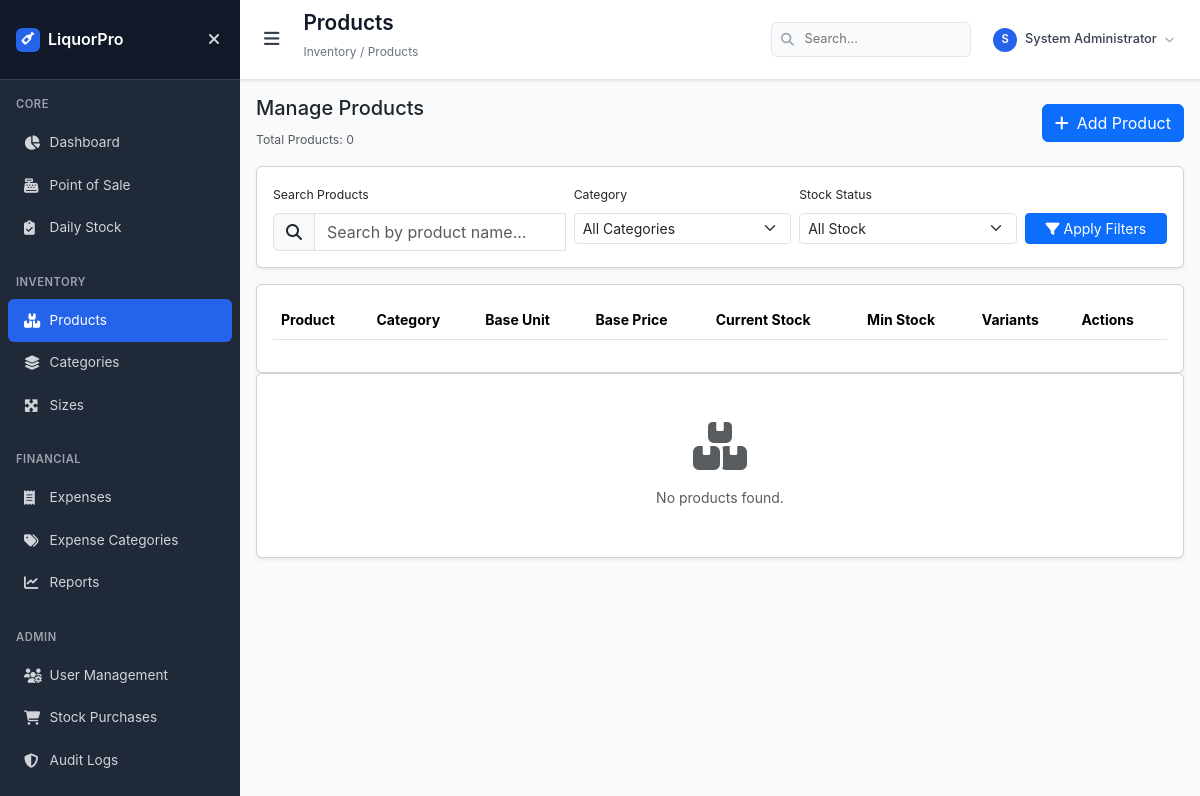
Page /products?category_id=3 (signed in) on the earlier database version.
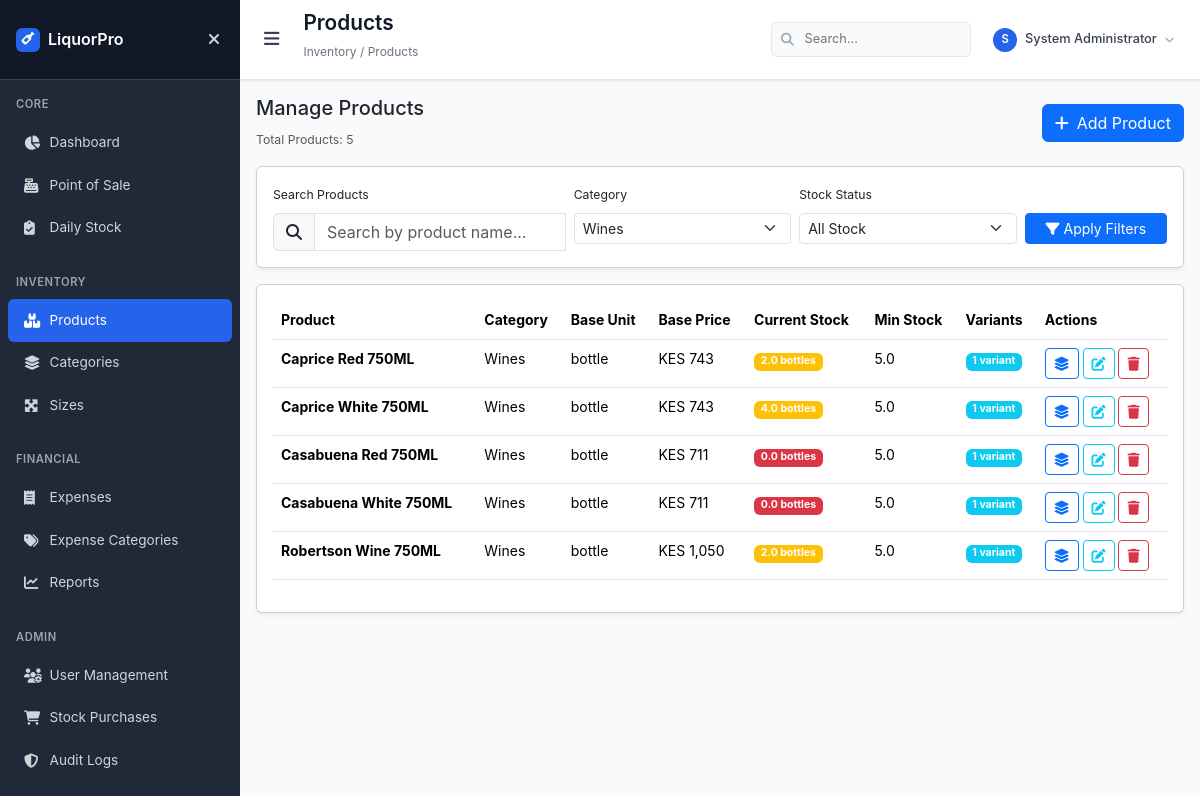
Same page on the later database version.
### models.py (models this page shows, shortened)
class Product(db.Model):
    id = db.Column(db.Integer, primary_key=True)
    name = db.Column(db.String(100), nullable=False, unique=True, index=True)
    category_id = db.Column(db.Integer, db.ForeignKey('category.id'), nullable=False, index=True)
    base_unit = db.Column(db.String(20), nullable=False, default='bottle')  # What you actually stock
    base_buying_price = db.Column(db.Float, nullable=False)  # Cost per base unit
    current_stock = db.Column(db.Float, nullable=False, default=0, index=True)  # Stock in base units
    min_stock_level = db.Column(db.Float, nullable=False, default=5)  # Minimum base units
    last_stock_update = db.Column(db.DateTime, default=datetime.utcnow)
    created_at = db.Column(db.DateTime, default=datetime.utcnow)
    created_by = db.Column(db.Integer, db.ForeignKey('user.id'), nullable=True)
    category = db.relationship('Category', backref=db.backref('products', lazy=True))
    creator = db.relationship('User', backref=db.backref('created_products', lazy=True))
    def get_active_variants(self):
        return ProductVariant.query.filter_by(
            product_id=self.id,
            is_active=True
        ).join(Size).filter(Size.is_active == True).order_by(Size.sort_order).all()

class Category(db.Model):
    id = db.Column(db.Integer, primary_key=True)
    name = db.Column(db.String(50), unique=True, nullable=False, index=True)
    description = db.Column(db.String(200), nullable=True)
    is_active = db.Column(db.Boolean, default=True, index=True)
    created_at = db.Column(db.DateTime, default=datetime.utcnow)
    created_by = db.Column(db.Integer, db.ForeignKey('user.id'), nullable=True)
    creator = db.relationship('User', backref=db.backref('created_categories', lazy=True))

### app.py (the view)
@app.route('/products')
@login_required
def products():
    category_id = request.args.get('category_id', 'all')
    stock_status = request.args.get('stock_status', 'all')
    query = db.session.query(Product, Category).select_from(Product) \
        .join(Category, Product.category_id == Category.id)
    if category_id != 'all':
        query = query.filter(Product.category_id == int(category_id))
    if stock_status == 'low_stock':
        query = query.filter(Product.current_stock <= Product.min_stock_level, Product.current_stock > 0)
    elif stock_status == 'out_of_stock':
        query = query.filter(Product.current_stock <= 0)
    elif stock_status == 'good_stock':
        query = query.filter(Product.current_stock > Product.min_stock_level)
    products_data = query.order_by(Category.name, Product.name).all()
    products_with_variants = []
    for product, category in products_data:
        variants = product.get_active_variants()
        products_with_variants.append((product, category, variants))
    categories = Category.query.filter_by(is_active=True).order_by(Category.name).all()
    return render_template('products/products.html',
                           products_data=products_with_variants,
                           categories=categories,
                           selected_category_id=category_id,
                           selected_stock_status=stock_status)

### app.py (called while the page is built)
def get_current_user():
    if 'user_id' in session:
        return db.session.get(User, session['user_id'])
    return None

def login_required(f):
    @wraps(f)
    def decorated_function(*args, **kwargs):
        if 'user_id' not in session:
            flash('Please log in to access this page.', 'warning')
            return redirect(url_for('login'))
        return f(*args, **kwargs)
    return decorated_function

@app.template_global()
def format_currency(amount):
    if amount is None:
        return "KES 0"
    try:
        return "KES {:,.0f}".format(float(amount))
    except (ValueError, TypeError):
        return "KES 0"

@app.template_global()
def get_stock_status(stock_level, min_level=5):
    try:
        stock_level = float(stock_level or 0)
        min_level = float(min_level or 5)
        if stock_level <= 0:
            return "out_of_stock"
        elif stock_level <= min_level:
            return "low_stock"
        elif stock_level <= min_level * 2:
            return "medium_stock"
        else:
            return "good_stock"
    except (ValueError, TypeError):
        return "unknown"

### templates/products/products.html (shortened to what the changed rows need)
{% extends "base.html" %}
{% block page_title %}Products{% endblock %}
{% block content %}
<div class="row mb-3">
    <div class="col-12">
        <div class="d-flex justify-content-between align-items-center flex-wrap gap-2">
            <div>
                <small class="text-muted">Total Products: <span id="total-products">{{ products_data|length }}</span></small>
            </div>
        </div>
    </div>
</div>
<div class="card shadow-sm mb-3">
    <div class="card-body">
        <form method="GET" action="{{ url_for('products') }}" id="filterForm">
            <div class="row g-2">
                <div class="col-md-3">
                    <label class="form-label small">Category</label>
                    <select name="category_id" class="form-select form-select-sm" id="categoryFilter">
                        <option value="all">All Categories</option>
                        {% for category in categories %}
                        <option value="{{ category.id }}" {% if selected_category_id == category.id|string %}selected{% endif %}>
                            {{ category.name }}
                        </option>
                        {% endfor %}
                    </select>
                </div>
            </div>
        </form>
    </div>
</div>
<div class="card shadow-sm">
    <div class="card-body">
        <div class="table-responsive">
            <table class="table table-hover" id="productsTable">
                <thead>
                    <tr>
                        <th>Product</th>
                        <th>Category</th>
                        <th>Base Unit</th>
                        <th>Base Price</th>
                        <th>Current Stock</th>
                        <th>Min Stock</th>
                        <th>Variants</th>
                        <th>Actions</th>
                    </tr>
                </thead>
                <tbody id="productsTableBody">
                    {% for product, category, variants in products_data %}
                    <tr class="product-row"
                        data-product-name="{{ product.name|lower }}"
                        data-category-name="{{ category.name|lower }}">
                        <td><strong>{{ product.name }}</strong></td>
                        <td>{{ category.name }}</td>
                        <td>{{ product.base_unit }}</td>
                        <td>{{ format_currency(product.base_buying_price) }}</td>
                        <td>
                            <span class="badge bg-{{ get_stock_status_color(product.current_stock, product.min_stock_level) }}">
                                {{ product.current_stock }} {{ product.base_unit }}s
                            </span>
                        </td>
                        <td>{{ product.min_stock_level }}</td>
                        <td>
                            <span class="badge bg-info">{{ variants|length }} variant{{ 's' if variants|length != 1 else '' }}</span>
                        </td>
                        <td>
                            <a href="{{ url_for('product_variants', product_id=product.id) }}"
                               class="btn btn-sm btn-outline-primary"
                               title="Manage Variants">
                                <i class="fas fa-layer-group"></i>
                            </a>
                            {% if current_user.role in ['admin', 'manager'] %}
                            <a href="{{ url_for('edit_product', product_id=product.id) }}"
                               class="btn btn-sm btn-outline-info"
                               title="Edit Product">
                                <i class="fas fa-edit"></i>
                            </a>
                            <form method="POST"
                                  action="{{ url_for('delete_product', product_id=product.id) }}"
                                  style="display: inline;">
                                <button type="submit"
                                        class="btn btn-sm btn-outline-danger"
                                        title="Delete Product"
                                        onclick="return confirm('Delete this product? This will also delete all its variants and cannot be undone!')">
                                    <i class="fas fa-trash"></i>
                                </button>
                            </form>
                            {% endif %}
                        </td>
                    </tr>
                    {% endfor %}
                </tbody>
            </table>
        </div>
    </div>
</div>
{% if not products_data %}
<div class="card shadow-sm">
    <div class="card-body text-center py-5">
        <i class="fas fa-boxes text-muted" style="font-size: 48px;"></i>
        <p class="text-muted mt-3 mb-0">No products found.</p>
    </div>
</div>
{% endif %}
{% endblock %}

Differences in the rows shown:
added Product: name "Caprice Red 750ML", name "Wines", base_unit "bottle", base_buying_price "KES 743", current_stock "2.0", min_stock_level "5.0", variants "1"
added Product: name "Caprice White 750ML", name "Wines", base_unit "bottle", base_buying_price "KES 743", current_stock "4.0", min_stock_level "5.0", variants "1"
added Product: name "Casabuena Red 750ML", name "Wines", base_unit "bottle", base_buying_price "KES 711", current_stock "0.0", min_stock_level "5.0", variants "1"
added Product: name "Casabuena White 750ML", name "Wines", base_unit "bottle", base_buying_price "KES 711", current_stock "0.0", min_stock_level "5.0", variants "1"
added Product: name "Robertson Wine 750ML", name "Wines", base_unit "bottle", base_buying_price "KES 1,050", current_stock "2.0", min_stock_level "5.0", variants "1"
Other differences:
{{ products_data|length }}: "0" → "5"
form field category_id: "All Categories" → "Wines"
text no longer shown: "No products found."
